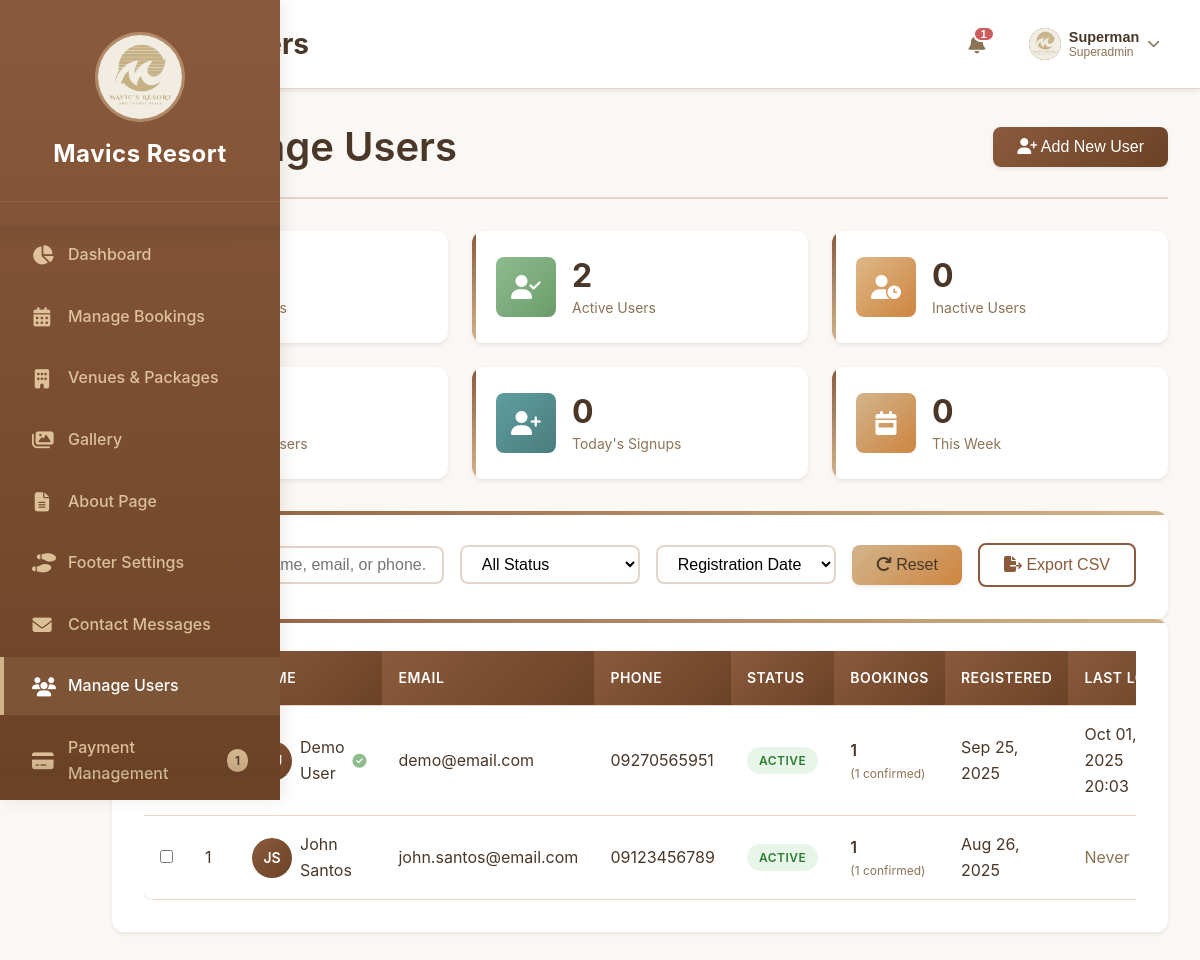
The app's page /admin/manage-users.php (signed in) with its own data.
### tables this page shows
CREATE TABLE `customers` (
  `id` int(11) NOT NULL,
  `first_name` varchar(50) NOT NULL,
  `last_name` varchar(50) NOT NULL,
  `email` varchar(100) NOT NULL,
  `phone` varchar(20) DEFAULT NULL,
  `address` text DEFAULT NULL,
  `date_of_birth` date DEFAULT NULL,
  `emergency_contact_name` varchar(100) DEFAULT NULL,
  `emergency_contact_phone` varchar(20) DEFAULT NULL,
  `password_hash` varchar(255) NOT NULL,
  `last_login` timestamp NULL DEFAULT NULL,
  `email_verified` tinyint(1) DEFAULT 0,
  `email_verification_token` varchar(255) DEFAULT NULL,
  `password_reset_token` varchar(255) DEFAULT NULL,
  `password_reset_expires` timestamp NULL DEFAULT NULL,
  `status` enum('active','inactive','blocked') DEFAULT 'active',
  `created_at` timestamp NOT NULL DEFAULT current_timestamp(),
  `updated_at` timestamp NOT NULL DEFAULT current_timestamp() ON UPDATE current_timestamp(),
  `login_attempts` tinyint(3) DEFAULT 0,
  `locked_until` timestamp NULL DEFAULT NULL,
  `two_factor_enabled` tinyint(1) DEFAULT 0,
  `two_factor_secret` varchar(255) DEFAULT NULL
);

### admin/includes/admin-helpers.php (called while the page is built, shortened)
<?php
function getPendingNotificationsCount($conn) {
    try {
        $stmt = $conn->query("SELECT COUNT(*) as count FROM bookings WHERE status = 'pending'");
        $pending_bookings = $stmt->fetch()['count'];
        $stmt = $conn->query("SELECT COUNT(*) as count FROM inquiries WHERE status = 'new'");
        $unread_inquiries = $stmt->fetch()['count'];
        $stmt = $conn->query("SELECT COUNT(*) as count FROM payments WHERE payment_status = 'pending'");
        $pending_payments = $stmt->fetch()['count'];
        return $pending_bookings + $unread_inquiries + $pending_payments;
    } catch (PDOException $e) {
        error_log("Notifications count error: " . $e->getMessage());
        return 0;
    }
}
?>

### admin/manage-users.php (the view, shortened to what this page needs)
<?php
require_once 'config/database.php';
require_once 'includes/admin-helpers.php';
try {
    $conn = getDBConnection();
    $page_title = 'Manage Users';
    $search = isset($_GET['search']) ? $_GET['search'] : '';
    $sort = isset($_GET['sort']) ? $_GET['sort'] : 'created_at';
    $order = isset($_GET['order']) ? $_GET['order'] : 'DESC';
    $query = "SELECT
                c.id,
                c.first_name,
                c.last_name,
                c.email,
                c.phone,
                c.address,
                c.status,
                c.email_verified,
                c.last_login,
                c.created_at,
                c.login_attempts,
                c.locked_until,
                COUNT(DISTINCT b.id) as total_bookings,
                COALESCE(SUM(CASE WHEN b.status = 'confirmed' THEN 1 ELSE 0 END), 0) as confirmed_bookings
              FROM customers c
              LEFT JOIN bookings b ON c.id = b.customer_id
              WHERE 1=1";
    $query .= " GROUP BY c.id ORDER BY c.$sort $order";
    $stmt = $conn->prepare($query);
    $stmt->execute();
    $users = $stmt->fetchAll(PDO::FETCH_ASSOC);
    $stats_query = "SELECT
                        COUNT(*) as total_users,
                        SUM(CASE WHEN status = 'active' THEN 1 ELSE 0 END) as active_users,
                        SUM(CASE WHEN status = 'inactive' THEN 1 ELSE 0 END) as inactive_users,
                        SUM(CASE WHEN status = 'blocked' THEN 1 ELSE 0 END) as blocked_users,
                        SUM(CASE WHEN DATE(created_at) = CURDATE() THEN 1 ELSE 0 END) as today_signups,
                        SUM(CASE WHEN DATE(created_at) >= DATE_SUB(CURDATE(), INTERVAL 7 DAY) THEN 1 ELSE 0 END) as week_signups
                    FROM customers";
    $stats_stmt = $conn->query($stats_query);
    $stats = $stats_stmt->fetch(PDO::FETCH_ASSOC);
} catch (PDOException $e) {
    $error = "Database error: " . $e->getMessage();
}
?>
<!DOCTYPE html>
<html lang="en">
<head>
    <link rel="stylesheet" href="css/global.css">
    <link rel="stylesheet" href="css/sidebar.css">
    <link rel="stylesheet" href="css/topbar.css">
    <link rel="stylesheet" href="css/modal.css">
    <link rel="stylesheet" href="css/manage-users.css">
    <link rel="stylesheet" href="https://cdnjs.cloudflare.com/ajax/libs/font-awesome/6.4.0/css/all.min.css">
</head>
<body>
    <?php include 'includes/sidebar.php'; ?>
    <div class="main-content">
        <?php include 'includes/topbar.php'; ?>
        <div class="content-wrapper">
            <div class="page-header">
                <h1><i class="fas fa-users"></i> Manage Users</h1>
                <button class="btn btn-primary" onclick="openAddUserModal()">
                    <i class="fas fa-user-plus"></i> Add New User
                </button>
            </div>
            <div class="stats-container">
                <div class="stat-card">
                    <div class="stat-icon" style="background: linear-gradient(135deg, #8B5A3C, #6B4226);">
                        <i class="fas fa-users"></i>
                    </div>
                    <div class="stat-details">
                        <h3><?php echo number_format($stats['total_users']); ?></h3>
                        <p>Total Users</p>
                    </div>
                </div>
                <div class="stat-card">
                    <div class="stat-icon" style="background: linear-gradient(135deg, #8FBC8F, #6B9B6B);">
                        <i class="fas fa-user-check"></i>
                    </div>
                    <div class="stat-details">
                        <h3><?php echo number_format($stats['active_users']); ?></h3>
                        <p>Active Users</p>
                    </div>
                </div>
                <div class="stat-card">
                    <div class="stat-icon" style="background: linear-gradient(135deg, #DEB887, #CD853F);">
                        <i class="fas fa-user-clock"></i>
                    </div>
                    <div class="stat-details">
                        <h3><?php echo number_format($stats['inactive_users']); ?></h3>
                        <p>Inactive Users</p>
                    </div>
                </div>
                <div class="stat-card">
                    <div class="stat-icon" style="background: linear-gradient(135deg, #CD5C5C, #A04444);">
                        <i class="fas fa-user-slash"></i>
                    </div>
                    <div class="stat-details">
                        <h3><?php echo number_format($stats['blocked_users']); ?></h3>
                        <p>Blocked Users</p>
                    </div>
                </div>
                <div class="stat-card">
                    <div class="stat-icon" style="background: linear-gradient(135deg, #5F9EA0, #4A7C7E);">
                        <i class="fas fa-user-plus"></i>
                    </div>
                    <div class="stat-details">
                        <h3><?php echo number_format($stats['today_signups']); ?></h3>
                        <p>Today's Signups</p>
                    </div>
                </div>
                <div class="stat-card">
                    <div class="stat-icon" style="background: linear-gradient(135deg, #D2B48C, #CD853F);">
                        <i class="fas fa-calendar-week"></i>
                    </div>
                    <div class="stat-details">
                        <h3><?php echo number_format($stats['week_signups']); ?></h3>
                        <p>This Week</p>
                    </div>
                </div>
            </div>
            <div class="card">
                <div class="filters-section">
                    <div class="search-box">
                        <i class="fas fa-search"></i>
                        <input type="text" id="searchInput" placeholder="Search by name, email, or phone..." value="<?php echo htmlspecialchars($search); ?>">
                    </div>
                    <div class="filter-group">
                        <select id="statusFilter" class="form-control">
                            <option value="">All Status</option>
                        </select>
                    </div>
                    <div class="filter-group">
                        <select id="sortFilter" class="form-control">
                            <option value="created_at" <?php echo $sort === 'created_at' ? 'selected' : ''; ?>>Registration Date</option>
                        </select>
                    </div>
                    <button class="btn btn-secondary" onclick="resetFilters()">
                        <i class="fas fa-redo"></i> Reset
                    </button>
                    <button class="btn btn-outline" onclick="exportUsers()">
                        <i class="fas fa-file-export"></i> Export CSV
                    </button>
                </div>
            </div>
            <div class="card">
                <div class="table-responsive">
                    <table class="table" id="usersTable">
                        <thead>
                            <tr>
                                <th>
                                    <input type="checkbox" id="selectAll" onclick="toggleSelectAll()">
                                </th>
                                <th>ID</th>
                                <th>Name</th>
                                <th>Email</th>
                                <th>Phone</th>
                                <th>Status</th>
                                <th>Bookings</th>
                                <th>Registered</th>
                                <th>Last Login</th>
                            </tr>
                        </thead>
                        <tbody>
                            <?php if (empty($users)): ?>
                                <tr>
                                    <td colspan="10" class="text-center">No users found</td>
                                </tr>
                            <?php else: ?>
                                <?php foreach ($users as $user): ?>
                                    <tr data-user-id="<?php echo $user['id']; ?>">
                                        <td>
                                            <input type="checkbox" class="user-checkbox" value="<?php echo $user['id']; ?>">
                                        </td>
                                        <td><?php echo $user['id']; ?></td>
                                        <td>
                                            <div class="user-info">
                                                <div class="user-avatar">
                                                    <?php echo strtoupper(substr($user['first_name'], 0, 1) . substr($user['last_name'], 0, 1)); ?>
                                                </div>
                                                <span><?php echo htmlspecialchars($user['first_name'] . ' ' . $user['last_name']); ?></span>
                                                <?php if ($user['email_verified']): ?>
                                                    <i class="fas fa-check-circle verified-badge" title="Email Verified"></i>
                                                <?php endif; ?>
                                            </div>
                                        </td>
                                        <td><?php echo htmlspecialchars($user['email']); ?></td>
                                        <td><?php echo htmlspecialchars($user['phone'] ?? 'N/A'); ?></td>
                                        <td>
                                            <span class="status-badge status-<?php echo $user['status']; ?>">
                                                <?php echo ucfirst($user['status']); ?>
                                            </span>
                                        </td>
                                        <td>
                                            <span class="booking-count">
                                                <?php echo $user['total_bookings']; ?>
                                                <small>(<?php echo $user['confirmed_bookings']; ?> confirmed)</small>
                                            </span>
                                        </td>
                                        <td><?php echo date('M d, Y', strtotime($user['created_at'])); ?></td>
                                        <td>
                                            <?php if ($user['last_login']): ?>
                                                <?php echo date('M d, Y H:i', strtotime($user['last_login'])); ?>
                                            <?php else: ?>
                                                <span class="text-muted">Never</span>
                                            <?php endif; ?>
                                        </td>
                                    </tr>
                                <?php endforeach; ?>
                            <?php endif; ?>
                        </tbody>
                    </table>
                </div>
            </div>
        </div>
    </div>
</body>
</html>

### admin/includes/topbar.php (shortened to what this page needs)
<?php
try {
    $stmt = $conn->prepare("SELECT * FROM admin_users WHERE id = :id");
    $stmt->execute(['id' => $_SESSION['admin_id']]);
    $admin = $stmt->fetch(PDO::FETCH_ASSOC);
} catch (PDOException $e) {
    error_log("Error fetching admin data: " . $e->getMessage());
    $admin = [
        'id' => $_SESSION['admin_id'] ?? 0,
        'full_name' => $_SESSION['admin_name'] ?? 'Admin',
        'email' => $_SESSION['admin_email'] ?? 'admin@mavicsresort.com',
        'role' => $_SESSION['admin_role'] ?? 'admin',
        'profile_photo' => null
    ];
}
?>
<header class="main-header">
    <div class="header-left">
        <h1><?php echo $page_title ?? 'Dashboard Overview'; ?></h1>
    </div>
    <div class="header-right">
        <div class="notifications">
            <button class="notification-btn" id="notificationBtn">
                <i class="fas fa-bell"></i>
                <?php
                $pending_count = getPendingNotificationsCount($conn);
                if ($pending_count > 0): ?>
                    <span class="notification-count"><?php echo $pending_count; ?></span>
                <?php endif; ?>
            </button>
        </div>
        <div class="admin-profile-dropdown">
            <button class="profile-btn" id="profileBtn">
                <div class="admin-avatar-sm">
                    <?php if (!empty($admin['profile_photo']) && file_exists($admin['profile_photo'])): ?>
                        <img src="<?php echo htmlspecialchars($admin['profile_photo']); ?>" alt="Profile Photo">
                    <?php else: ?>
                        <?php echo getInitials($admin['full_name']); ?>
                    <?php endif; ?>
                </div>
                <div class="admin-info-sm">
                    <span class="admin-name"><?php echo htmlspecialchars($admin['full_name']); ?></span>
                    <span class="admin-role"><?php echo ucfirst($admin['role']); ?></span>
                </div>
                <i class="fas fa-chevron-down"></i>
            </button>
        </div>
    </div>
</header>

### records on screen
customers: first_name+last_name "DU", first_name+last_name "Demo User", email_verified 1 (drawn), email "demo@email.com", phone "09270565951", status "ACTIVE", total_bookings "1", confirmed_bookings "1", created_at "Sep 25, 2025", last_login "Oct 01, 2025 20:03"
customers: id "1", first_name+last_name "JS", first_name+last_name "John Santos", email "john.santos@email.com", phone "09123456789", status "ACTIVE", total_bookings "1", confirmed_bookings "1", created_at "Aug 26, 2025", shows "Never"

### other values on screen
$count "1"
$page_title "Manage Users"
$pending_count "1"
$admin['full_name'] "Superman"
$admin['role'] "Superadmin"
$stats['active_users'] "2"
$stats['inactive_users'] "0"
$stats['today_signups'] "0"
$stats['week_signups'] "0"
